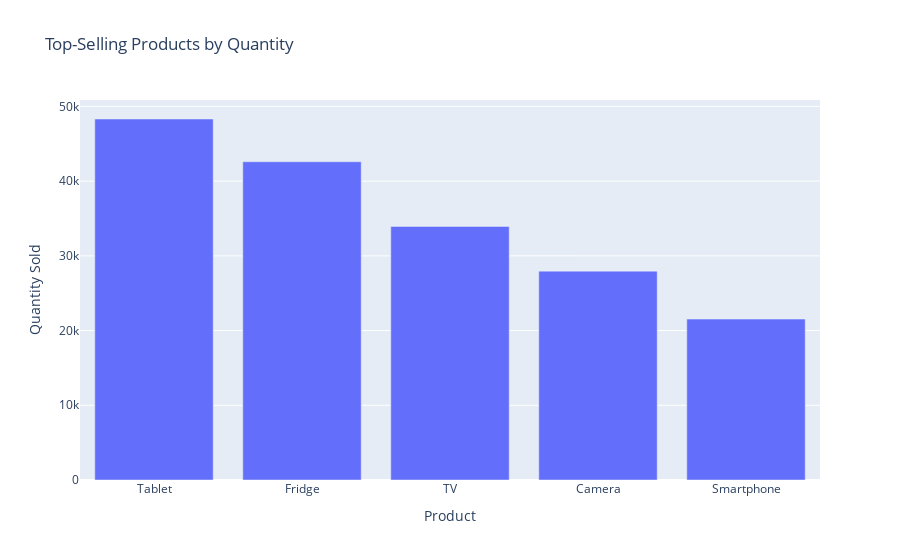
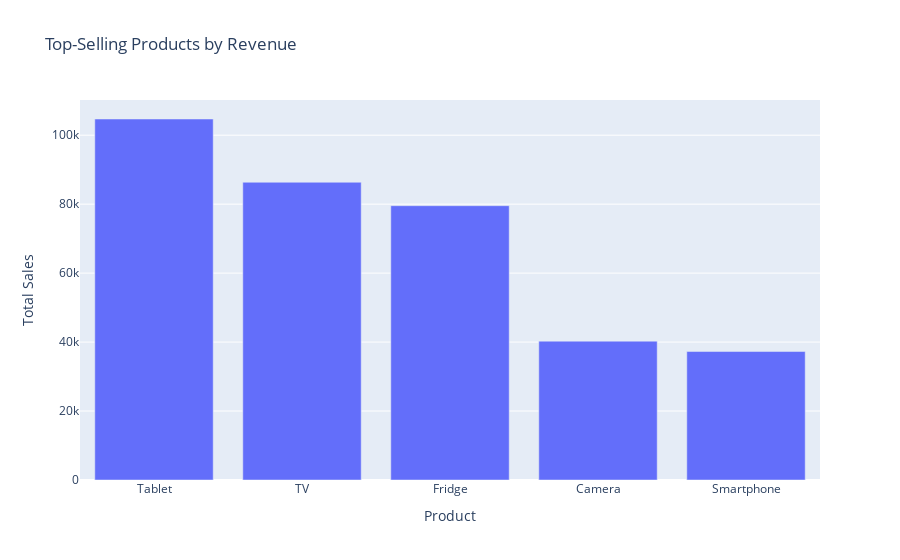

The code cell stored with these charts, in order, in its notebook:
### Code cell
# 1. Top-Selling Products
top_products_quantity = df.groupby('product_name')['quantity_sold'].sum().nlargest(5).reset_index()
top_products_revenue = df.groupby('product_name')['total_sales'].sum().nlargest(5).reset_index()

fig1 = px.bar(top_products_quantity, x='product_name', y='quantity_sold', title='Top-Selling Products by Quantity', labels={'quantity_sold': 'Quantity Sold', 'product_name': 'Product'})
fig2 = px.bar(top_products_revenue, x='product_name', y='total_sales', title='Top-Selling Products by Revenue', labels={'total_sales': 'Total Sales', 'product_name': 'Product'})
fig1.show()
fig2.show()

### Figure 1 — Plotly figure (JSON) as saved in the notebook; plotly's stock layout.template omitted (floating-point values rounded to 4 significant figures)
{"data": [{"alignmentgroup": "True", "hovertemplate": "Product=%{x}<br>Quantity Sold=%{y}<extra></extra>", "legendgroup": "", "marker": {"color": "#636efa", "pattern": {"shape": ""}}, "name": "", "offsetgroup": "", "orientation": "v", "showlegend": false, "textposition": "auto", "type": "bar", "x": ["Tablet", "Fridge", "TV", "Camera", "Smartphone"], "xaxis": "x", "y": [48317, 42591, 33939, 27956, 21538], "yaxis": "y"}], "layout": {"barmode": "relative", "legend": {"tracegroupgap": 0}, "title": {"text": "Top-Selling Products by Quantity"}, "xaxis": {"anchor": "y", "domain": [0, 1], "title": {"text": "Product"}}, "yaxis": {"anchor": "x", "domain": [0, 1], "title": {"text": "Quantity Sold"}}}}

### Figure 2 — Plotly figure (JSON) as saved in the notebook; plotly's stock layout.template omitted (floating-point values rounded to 4 significant figures)
{"data": [{"alignmentgroup": "True", "hovertemplate": "Product=%{x}<br>Total Sales=%{y}<extra></extra>", "legendgroup": "", "marker": {"color": "#636efa", "pattern": {"shape": ""}}, "name": "", "offsetgroup": "", "orientation": "v", "showlegend": false, "textposition": "auto", "type": "bar", "x": ["Tablet", "TV", "Fridge", "Camera", "Smartphone"], "xaxis": "x", "y": [104700.0, 86360.0, 79550.0, 40280.0, 37260.0], "yaxis": "y"}], "layout": {"barmode": "relative", "legend": {"tracegroupgap": 0}, "title": {"text": "Top-Selling Products by Revenue"}, "xaxis": {"anchor": "y", "domain": [0, 1], "title": {"text": "Product"}}, "yaxis": {"anchor": "x", "domain": [0, 1], "title": {"text": "Total Sales"}}}}
